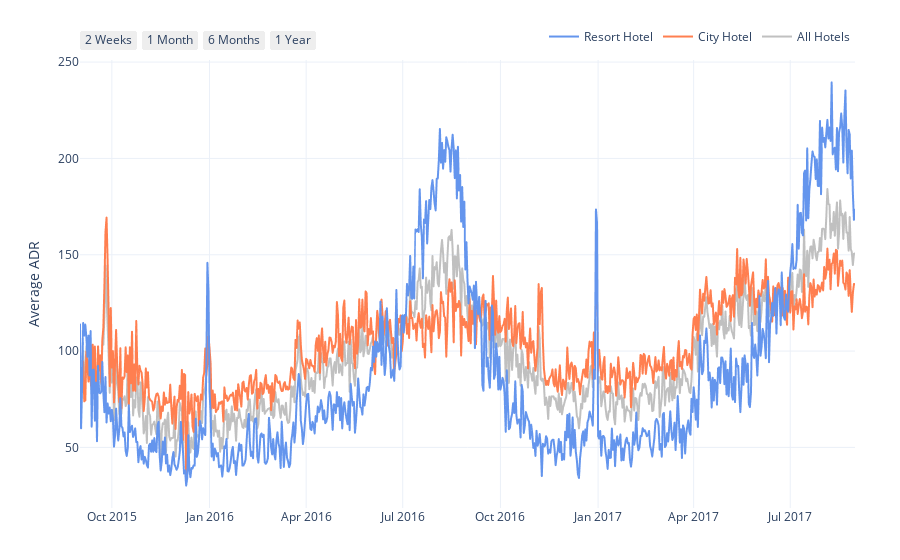

Here is the notebook cell this chart was saved with:
### Code cell
fig = px.line(df_adr, x=df_adr.index, y=['All Hotels','City Hotel','Resort Hotel'], height=500, labels={'value':'Average ADR','Date':'','variable':''},
              color_discrete_map={'Resort Hotel':'cornflowerblue','City Hotel':'coral','All Hotels': 'silver'})
    
fig.update_layout(legend=dict(
    orientation="h",
    yanchor="bottom",
    y=1.02,
    xanchor="right",
    x=1),
                 margin=dict(r=45, b=10))

time_buttons = [
    {'count': 14, 'step': 'day', 'stepmode': 'todate', 'label': '2 Weeks'},
    {'count': 1, 'step': 'month', 'stepmode': 'todate', 'label': '1 Month'},
    {'count': 6, 'step': 'month', 'stepmode': 'todate', 'label': '6 Months'},
    {'count': 1, 'step': 'year', 'stepmode': 'todate', 'label': '1 Year'}
]

fig.update_layout(hovermode="x unified", legend_traceorder='reversed')
fig.update_xaxes(
    rangeselector={'buttons': time_buttons}
)
fig.update_traces(hovertemplate='&#36;%{y}')

### Figure 1 — Plotly figure (JSON) as saved in the notebook; plotly's stock layout.template omitted (floating-point values rounded to 4 significant figures; data arrays with more than 128 entries replaced by an {"elided": "..."} marker saying what was removed)
{"data": [{"hovertemplate": "&#36;%{y}", "legendgroup": "All Hotels", "line": {"color": "silver", "dash": "solid"}, "marker": {"symbol": "circle"}, "mode": "lines", "name": "All Hotels", "showlegend": true, "type": "scattergl", "x": {"elided": "731 str values"}, "xaxis": "x", "y": {"elided": "731 float values"}, "yaxis": "y"}, {"hovertemplate": "&#36;%{y}", "legendgroup": "City Hotel", "line": {"color": "coral", "dash": "solid"}, "marker": {"symbol": "circle"}, "mode": "lines", "name": "City Hotel", "showlegend": true, "type": "scattergl", "x": {"elided": "731 str values"}, "xaxis": "x", "y": {"elided": "731 float values"}, "yaxis": "y"}, {"hovertemplate": "&#36;%{y}", "legendgroup": "Resort Hotel", "line": {"color": "cornflowerblue", "dash": "solid"}, "marker": {"symbol": "circle"}, "mode": "lines", "name": "Resort Hotel", "showlegend": true, "type": "scattergl", "x": {"elided": "731 str values"}, "xaxis": "x", "y": {"elided": "731 float values"}, "yaxis": "y"}], "layout": {"autosize": true, "hovermode": "x unified", "legend": {"orientation": "h", "title": {"text": ""}, "tracegroupgap": 0, "traceorder": "reversed", "x": 1, "xanchor": "right", "y": 1.02, "yanchor": "bottom"}, "margin": {"b": 10, "r": 45, "t": 60}, "xaxis": {"anchor": "y", "autorange": true, "domain": [0, 1], "range": ["2015-09-01", "2017-08-31"], "rangeselector": {"buttons": [{"count": 14, "label": "2 Weeks", "step": "day", "stepmode": "todate"}, {"count": 1, "label": "1 Month", "step": "month", "stepmode": "todate"}, {"count": 6, "label": "6 Months", "step": "month", "stepmode": "todate"}, {"count": 1, "label": "1 Year", "step": "year", "stepmode": "todate"}]}, "title": {"text": ""}, "type": "date"}, "yaxis": {"anchor": "x", "autorange": true, "domain": [0, 1], "range": [18.56, 251.1], "title": {"text": "Average ADR"}, "type": "linear"}}}
